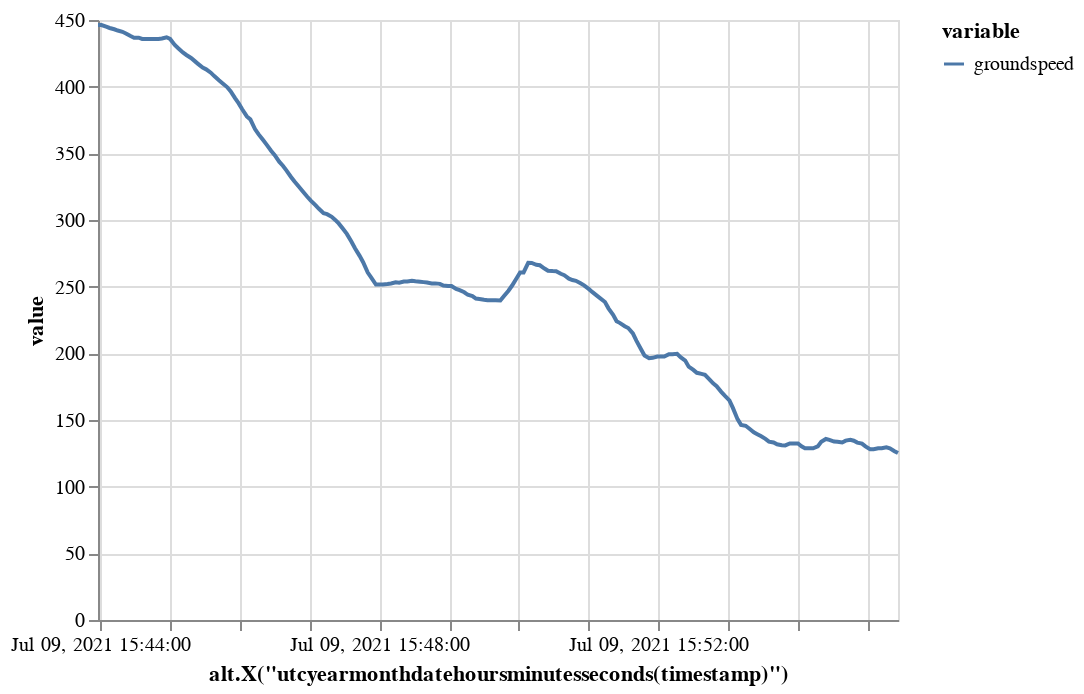

Write notebook code for a chart like this one.
### Code cell
traffic[0].chart("groundspeed").encode()

### Figure 1 — Vega-Lite specification as saved in the notebook (floating-point values rounded to 4 significant figures; data arrays with more than 128 entries replaced by an {"elided": "..."} marker saying what was removed)
{"config": {"view": {"continuousWidth": 400, "continuousHeight": 300}}, "data": {"name": "data-690948a4af95d8eddfcf29dafb54ff3e"}, "mark": "line", "encoding": {"color": {"type": "nominal", "field": "variable"}, "x": {"type": "temporal", "field": "timestamp", "timeUnit": "utcyearmonthdatehoursminutesseconds", "title": "alt.X(\"utcyearmonthdatehoursminutesseconds(timestamp)\")"}, "y": {"type": "quantitative", "field": "value"}}, "transform": [{"fold": ["groundspeed"], "as": ["variable", "value"]}], "$schema": "https://vega.github.io/schema/vega-lite/v4.8.1.json", "datasets": {"data-690948a4af95d8eddfcf29dafb54ff3e": {"elided": "200 records"}}}
